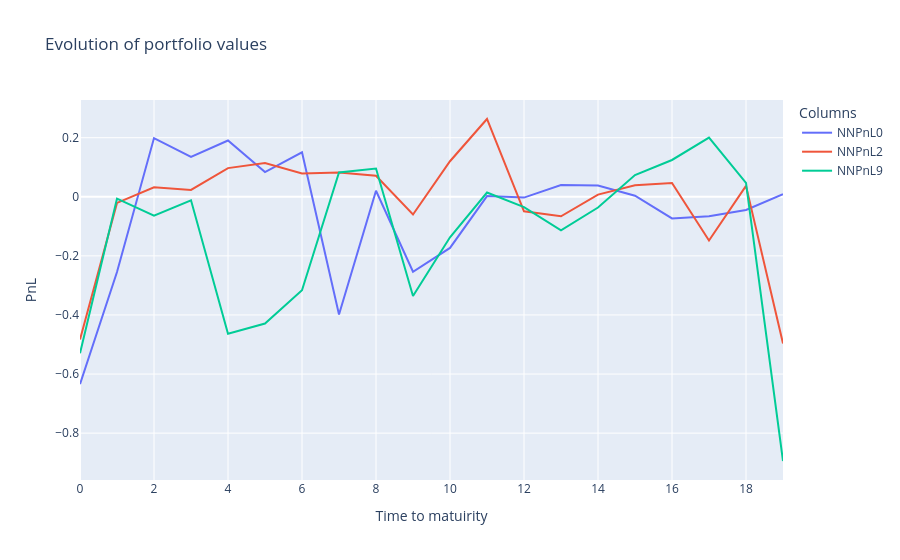

Source (notebook cell):
### Code cell
fig = go.Figure()
# Add traces for each column
for column in rewards.columns[values]:
    fig.add_trace(go.Scatter(x=rewards.index, y=rewards[column], mode='lines', name=f"NNPnL{column}"))
    #fig.add_trace(go.Scatter(x=rewards_1.index, y=rewards_1[column], mode='lines', name=f"DeltaPnL{column}"))

# Update layout
fig.update_layout(
    title='Evolution of portfolio values',
    xaxis_title='Time to matuirity',
    yaxis_title='PnL',
    template='plotly',
    legend=dict(title='Columns'),
)

# Show the plot
fig.show()

### Figure 1 — Plotly figure (JSON) as saved in the notebook; plotly's stock layout.template omitted (floating-point values rounded to 4 significant figures)
{"data": [{"mode": "lines", "name": "NNPnL0", "type": "scatter", "x": [0, 1, 2, 3, 4, 5, 6, 7, 8, 9, 10, 11, 12, 13, 14, 15, 16, 17, 18, 19], "y": [-0.634, -0.2548, 0.1987, 0.1348, 0.1906, 0.08374, 0.1506, -0.3987, 0.02045, -0.2538, -0.1732, 0.002337, -0.002748, 0.03982, 0.03794, 0.003459, -0.07327, -0.0656, -0.04443, 0.008965]}, {"mode": "lines", "name": "NNPnL2", "type": "scatter", "x": [0, 1, 2, 3, 4, 5, 6, 7, 8, 9, 10, 11, 12, 13, 14, 15, 16, 17, 18, 19], "y": [-0.4831, -0.02079, 0.03227, 0.02306, 0.09705, 0.1143, 0.07875, 0.08256, 0.07094, -0.06004, 0.1204, 0.2633, -0.04903, -0.06592, 0.007284, 0.03903, 0.04669, -0.1479, 0.03695, -0.4963]}, {"mode": "lines", "name": "NNPnL9", "type": "scatter", "x": [0, 1, 2, 3, 4, 5, 6, 7, 8, 9, 10, 11, 12, 13, 14, 15, 16, 17, 18, 19], "y": [-0.53, -0.006218, -0.0638, -0.0117, -0.4634, -0.4288, -0.3165, 0.08241, 0.09553, -0.3357, -0.1372, 0.01453, -0.03485, -0.1138, -0.03638, 0.07351, 0.1246, 0.2003, 0.04693, -0.8943]}], "layout": {"legend": {"title": {"text": "Columns"}}, "title": {"text": "Evolution of portfolio values"}, "xaxis": {"title": {"text": "Time to matuirity"}}, "yaxis": {"title": {"text": "PnL"}}}}
